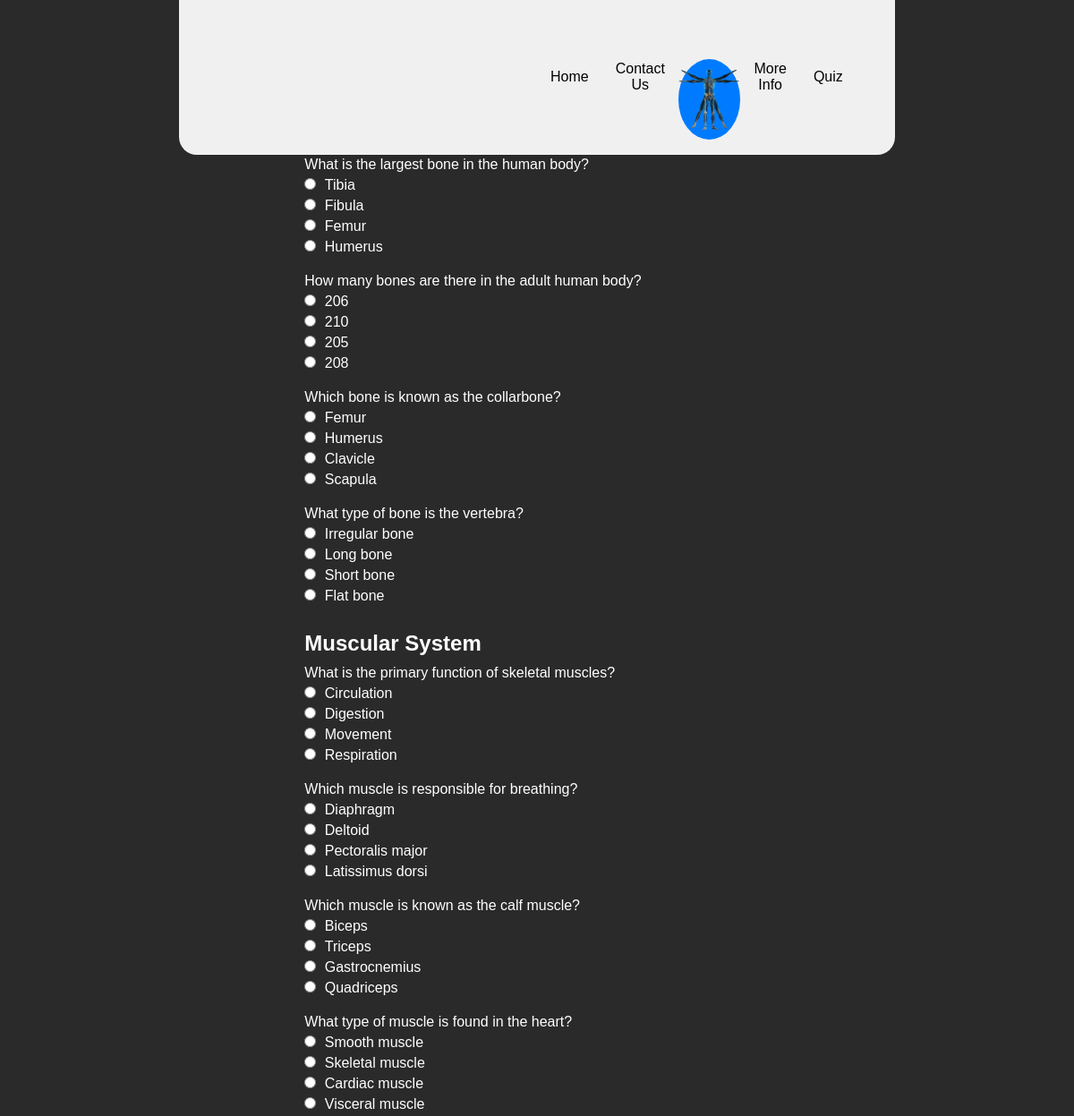
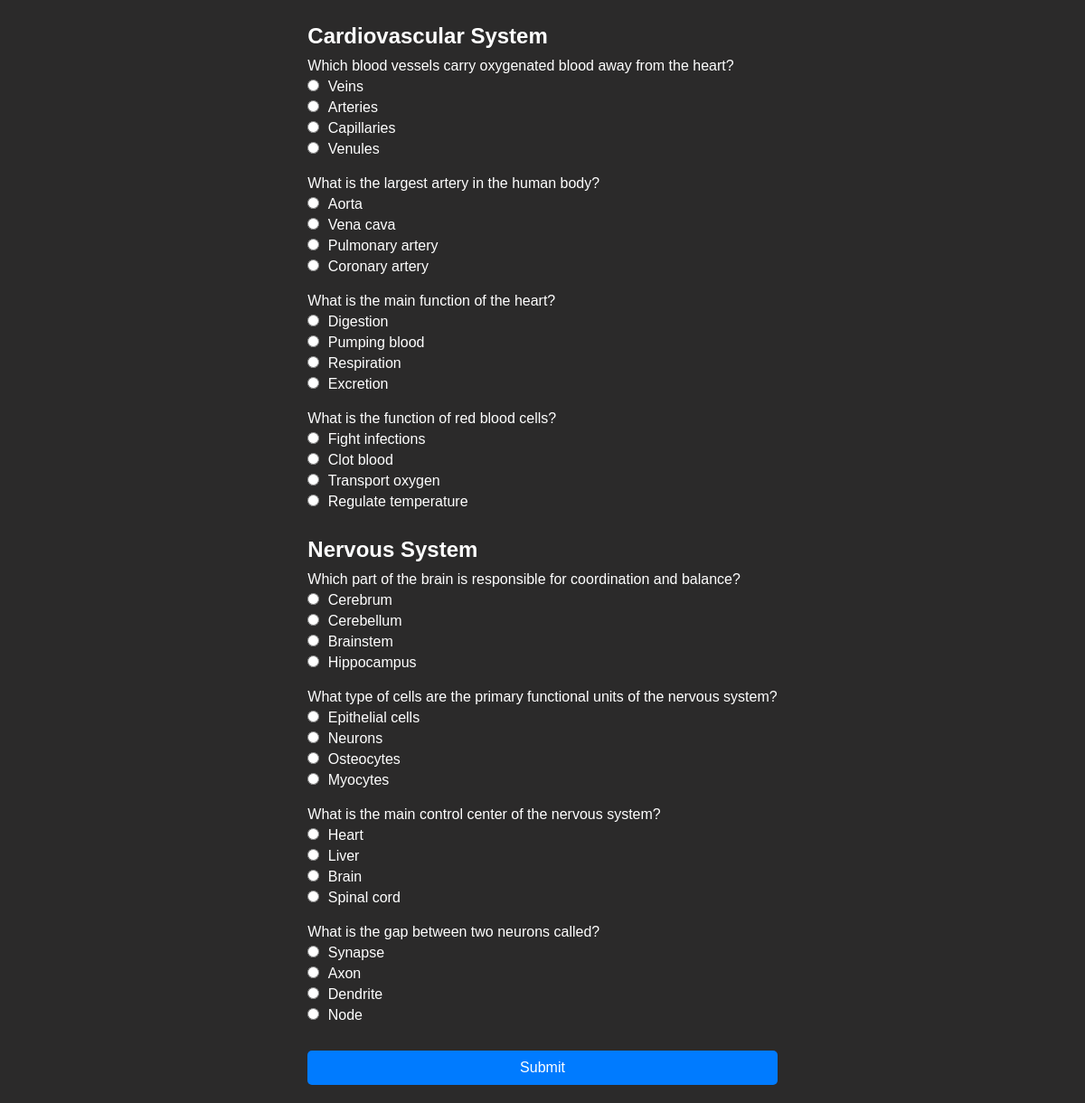
Screenshot of /Quiz.php with the database file from the repository (2 pictures, top to bottom).
### tables this page shows
CREATE TABLE `skeletal_questions` (
  `id` int(11) NOT NULL,
  `question` text NOT NULL,
  `answer1` text NOT NULL,
  `answer2` text NOT NULL,
  `answer3` text NOT NULL,
  `answer4` text NOT NULL,
  `correct_answer` text NOT NULL
);

CREATE TABLE `muscular_questions` (
  `id` int(11) NOT NULL,
  `question` text NOT NULL,
  `answer1` text NOT NULL,
  `answer2` text NOT NULL,
  `answer3` text NOT NULL,
  `answer4` text NOT NULL,
  `correct_answer` text NOT NULL
);

CREATE TABLE `cardiovascular_questions` (
  `id` int(11) NOT NULL,
  `question` text NOT NULL,
  `answer1` text NOT NULL,
  `answer2` text NOT NULL,
  `answer3` text NOT NULL,
  `answer4` text NOT NULL,
  `correct_answer` text NOT NULL
);

CREATE TABLE `nervous_questions` (
  `id` int(11) NOT NULL,
  `question` text NOT NULL,
  `answer1` text NOT NULL,
  `answer2` text NOT NULL,
  `answer3` text NOT NULL,
  `answer4` text NOT NULL,
  `correct_answer` text NOT NULL
);

### Quiz.php (the view, shortened to what this page needs)
<?php
$servername = "localhost";
$username = "root";
$password = "";
$dbname = "anatomyexplorer";
$con = new mysqli($servername, $username, $password, $dbname);
function getRandomQuestions($con, $table, $limit = 4) {
    $sql = "SELECT id, question, answer1, answer2, answer3, answer4, correct_answer FROM $table ORDER BY RAND() LIMIT $limit";
    $result = $con->query($sql);
    $questions = [];
    while ($row = $result->fetch_assoc()) {
        $questions[] = $row;
    }
    return $questions;
}
$skeletalQuestions = getRandomQuestions($con, 'skeletal_questions');
$muscularQuestions = getRandomQuestions($con, 'muscular_questions');
$cardiovascularQuestions = getRandomQuestions($con, 'cardiovascular_questions');
$nervousQuestions = getRandomQuestions($con, 'nervous_questions');
?>
<!DOCTYPE html>
<html lang="en">
<head>
    <link rel="stylesheet" href="../Project/CSS//Quiz.css">
    <link rel="stylesheet" href="../Project/CSS/navbar.css">
</head>
<body>
    <nav class="navbar">
        <div class="nav-wrapper">
            <button class="nav-btn">Home</button>
            <button class="nav-btn">Contact Us</button>
            <div class="circle-button">
                <img src="../Project/Images/Anatomy Explorer.png" alt="AE" >
            </div>
            <button class="nav-btn">More Info</button>
            <button class="nav-btn" id="quizButton">Quiz</button>
        </div>
    </nav>
    <div class="quiz-container">
        <h1>Quiz</h1>
        <form action="check_answers.php" method="post">
            <div class="system-section">
                <h2>Skeletal System</h2>
                <?php foreach ($skeletalQuestions as $question): ?>
                    <div class="question">
                        <p><?php echo $question['question']; ?></p>
                        <?php for ($i = 1; $i <= 4; $i++): ?>
                            <div class="answer">
                                <input type="radio" name="skeletal_question_<?php echo $question['id']; ?>" value="<?php echo $question["answer$i"]; ?>" required>
                                <label><?php echo $question["answer$i"]; ?></label>
                            </div>
                        <?php endfor; ?>
                    </div>
                <?php endforeach; ?>
            </div>
            <div class="system-section">
                <h2>Muscular System</h2>
                <?php foreach ($muscularQuestions as $question): ?>
                    <div class="question">
                        <p><?php echo $question['question']; ?></p>
                        <?php for ($i = 1; $i <= 4; $i++): ?>
                            <div class="answer">
                                <input type="radio" name="muscular_question_<?php echo $question['id']; ?>" value="<?php echo $question["answer$i"]; ?>" required>
                                <label><?php echo $question["answer$i"]; ?></label>
                            </div>
                        <?php endfor; ?>
                    </div>
                <?php endforeach; ?>
            </div>
            <div class="system-section">
                <h2>Cardiovascular System</h2>
                <?php foreach ($cardiovascularQuestions as $question): ?>
                    <div class="question">
                        <p><?php echo $question['question']; ?></p>
                        <?php for ($i = 1; $i <= 4; $i++): ?>
                            <div class="answer">
                                <input type="radio" name="cardiovascular_question_<?php echo $question['id']; ?>" value="<?php echo $question["answer$i"]; ?>" required>
                                <label><?php echo $question["answer$i"]; ?></label>
                            </div>
                        <?php endfor; ?>
                    </div>
                <?php endforeach; ?>
            </div>
            <div class="system-section">
                <h2>Nervous System</h2>
                <?php foreach ($nervousQuestions as $question): ?>
                    <div class="question">
                        <p><?php echo $question['question']; ?></p>
                        <?php for ($i = 1; $i <= 4; $i++): ?>
                            <div class="answer">
                                <input type="radio" name="nervous_question_<?php echo $question['id']; ?>" value="<?php echo $question["answer$i"]; ?>" required>
                                <label><?php echo $question["answer$i"]; ?></label>
                            </div>
                        <?php endfor; ?>
                    </div>
                <?php endforeach; ?>
            </div>
            <button type="submit">Submit</button>
        </form>
    </div>
</body>
</html>

### CSS/Quiz.css (style rules this page uses)
* { padding: 0; margin: 0; box-sizing: border-box; }
body { font-family: Arial, sans-serif; background:rgba(28, 27, 27, 0.933); color: #ffffff; display: flex; justify-content: center; align-items: center; min-height: 100vh; padding: 20px; overflow-y: auto; margin-top: 5vw; }
h1 { text-align: center; margin-bottom: 20px; }
.system-section { margin-bottom: 30px; }
.system-section h2 { margin-bottom: 10px; font-size: 1.5em; }
.question { margin-bottom: 20px; }
.answer { margin: 5px 0; }
.answer label { margin-left: 5px; }
button[type="submit"] { display: block; width: 100%; padding: 10px; font-size: 1em; background-color: #007bff; color: white; border: none; border-radius: 5px; cursor: pointer; }

### CSS/navbar.css (style rules this page uses)
.navbar { margin: 0px 400px; display: flex; justify-content: center; background-color: #f0f0f0; position: absolute; top: 0; width: calc(100% - 800px); height: 7%; z-index: 10; transform: translateY(0); transition: transform 1s ease; border-bottom-left-radius: 20px; border-bottom-right-radius: 20px; }
.nav-wrapper { display: flex; justify-content: space-between; align-items: center; width: calc(100% - 600px); padding: 2px 300px; }
.nav-btn { background: none; border: none; font-size: 16px; cursor: pointer; padding: 15px; transition: background-color 0.3s ease; border-radius: 15px; }
.circle-button { background-color: #007bff; color: white; width: 90px; height: 90px; border-radius: 50%; display: flex; justify-content: center; align-items: center; cursor: pointer; position: relative; top: 25px; }
.circle-button img { height: 80%; width: auto; }
@media all and (max-width: 1800px) { .navbar { margin: 0 200px; width: calc(100% - 400px); } }
@media all and (max-width: 1800px) { .nav-wrapper { padding: 2px 200px; width: calc(100% - 400px); } }

### rows the page displays
skeletal_questions: question "What is the largest bone in the human body?", answer1 "Tibia", answer2 "Fibula", answer3 "Femur", answer4 "Humerus"
skeletal_questions: question "How many bones are there in the adult human body?", answer1 "206", answer2 "210", answer3 "205", answer4 "208"
skeletal_questions: question "Which bone is known as the collarbone?", answer1 "Femur", answer2 "Humerus", answer3 "Clavicle", answer4 "Scapula"
skeletal_questions: question "What type of bone is the vertebra?", answer1 "Irregular bone", answer2 "Long bone", answer3 "Short bone", answer4 "Flat bone"
muscular_questions: question "What is the primary function of skeletal muscles?", answer1 "Circulation", answer2 "Digestion", answer3 "Movement", answer4 "Respiration"
muscular_questions: question "Which muscle is responsible for breathing?", answer1 "Diaphragm", answer2 "Deltoid", answer3 "Pectoralis major", answer4 "Latissimus dorsi"
muscular_questions: question "Which muscle is known as the calf muscle?", answer1 "Biceps", answer2 "Triceps", answer3 "Gastrocnemius", answer4 "Quadriceps"
muscular_questions: question "What type of muscle is found in the heart?", answer1 "Smooth muscle", answer2 "Skeletal muscle", answer3 "Cardiac muscle", answer4 "Visceral muscle"
cardiovascular_questions: question "Which blood vessels carry oxygenated blood away from the heart?", answer1 "Veins", answer2 "Arteries", answer3 "Capillaries", answer4 "Venules"
cardiovascular_questions: question "What is the largest artery in the human body?", answer1 "Aorta", answer2 "Vena cava", answer3 "Pulmonary artery", answer4 "Coronary artery"
cardiovascular_questions: question "What is the main function of the heart?", answer1 "Digestion", answer2 "Pumping blood", answer3 "Respiration", answer4 "Excretion"
cardiovascular_questions: question "What is the function of red blood cells?", answer1 "Fight infections", answer2 "Clot blood", answer3 "Transport oxygen", answer4 "Regulate temperature"
nervous_questions: question "Which part of the brain is responsible for coordination and balance?", answer1 "Cerebrum", answer2 "Cerebellum", answer3 "Brainstem", answer4 "Hippocampus"
nervous_questions: question "What type of cells are the primary functional units of the nervous system?", answer1 "Epithelial cells", answer2 "Neurons", answer3 "Osteocytes", answer4 "Myocytes"
nervous_questions: question "What is the main control center of the nervous system?", answer1 "Heart", answer2 "Liver", answer3 "Brain", answer4 "Spinal cord"
nervous_questions: question "What is the gap between two neurons called?", answer1 "Synapse", answer2 "Axon", answer3 "Dendrite", answer4 "Node"
